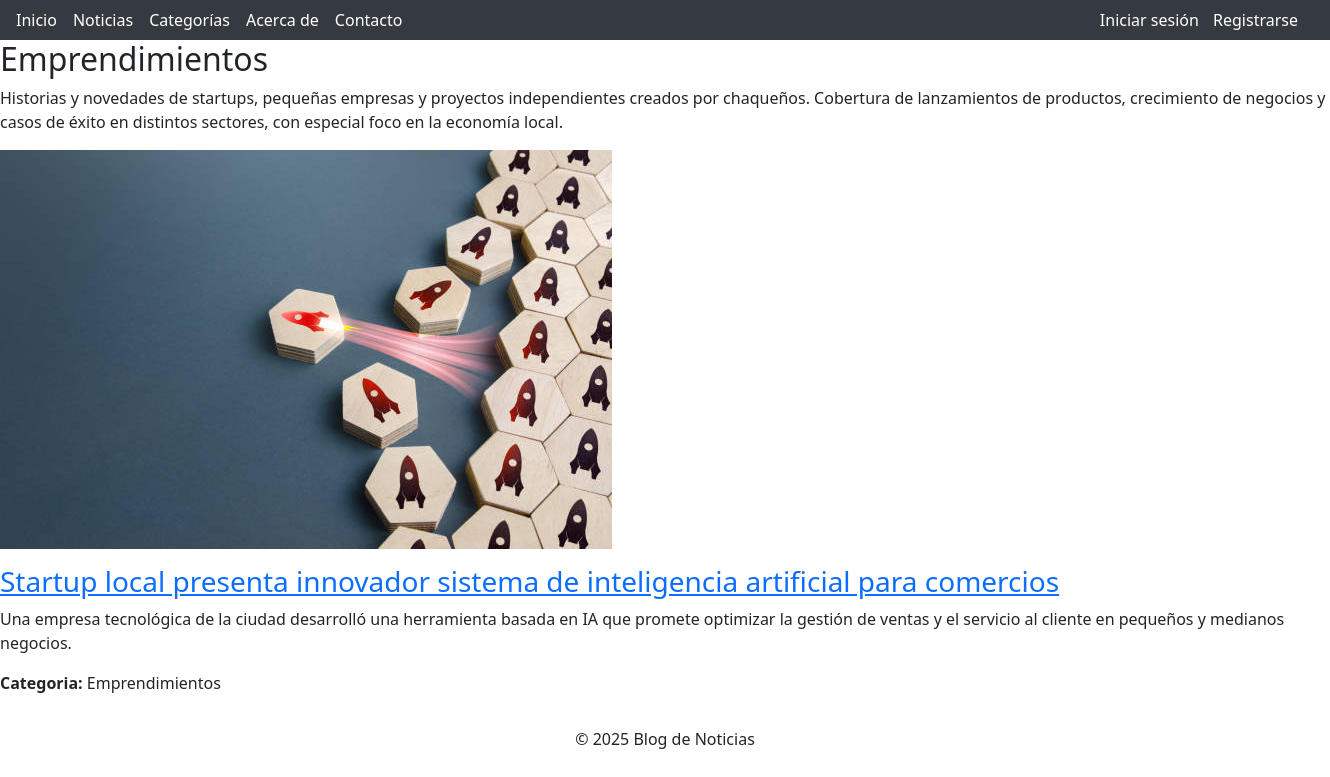
/noticias/filtrar/2, run on an earlier commit of the app's database.
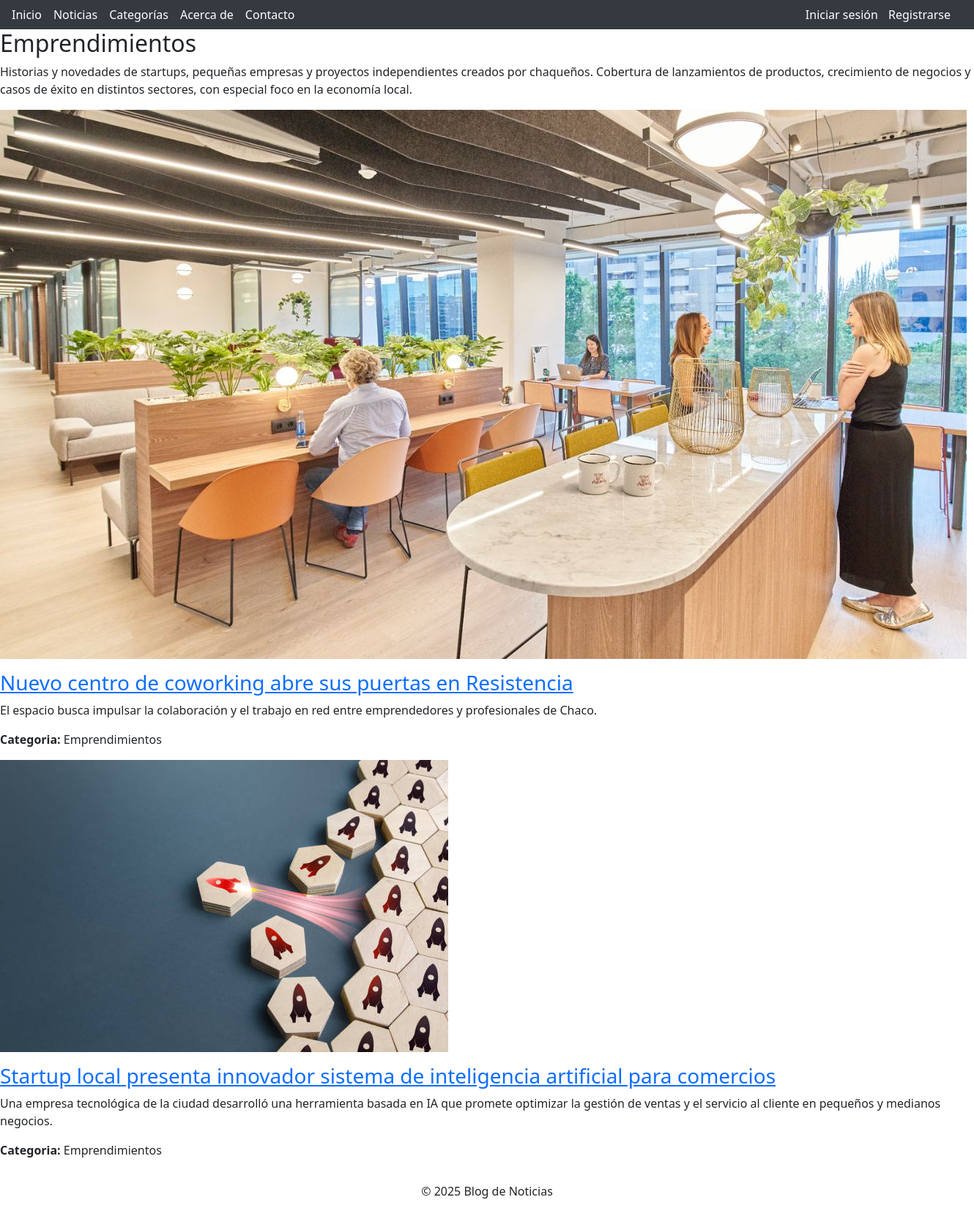
And on a later commit of the database.
### apps/noticias/models.py (models this page shows, shortened)
class Noticia(models.Model):
    titulo = models.CharField(max_length=200)
    resumen = models.TextField(max_length=300, blank=True)
    contenido = models.TextField()
    imagen = models.ImageField(upload_to='noticias/', blank=True, null=True)
    categoria = models.ForeignKey(Categoria, on_delete=models.SET_NULL, null=True)
    fecha_creacion = models.DateTimeField(auto_now_add=True)
    fecha_actualizacion = models.DateTimeField(auto_now=True)
    class Meta:
        ordering = ['-fecha_creacion']

### apps/categorias/models.py (models this page shows)
class Categoria(models.Model):
    nombre = models.CharField(max_length=30, unique=True)
    descripcion = models.CharField(max_length=300)
    imagen = models.ImageField(upload_to='categorias')
    def __str__(self):
        return self.nombre

### apps/noticias/views.py (the view)
# urls.py: path('filtrar/<int:pk>', views.Filtrado_Por_Categorias, name= 'path_filtrar_por_categoria_noticias')
def Filtrado_Por_Categorias(request, pk):
    categoria_filtro= Categoria.objects.get(pk = pk)
    noticias_filtradas = Noticia.objects.filter(categoria = categoria_filtro )
    return render (request, 'noticias/filtrado_noticias.html', {'noticias': noticias_filtradas, 'categoria': categoria_filtro})

### templates/noticias/filtrado_noticias.html (shortened to what this page needs)
{% extends 'base.html' %}
{% block content %}
<h2>{{categoria.nombre}}</h2>
<p>{{categoria.descripcion}}</p>
<div>
    {% if noticias %}
        {% for noticia in  noticias %}
            {% if noticia.imagen %}
                <p><img src="{{ noticia.imagen.url }}"></p>
            {% else %}
                <p>No hay imagen disponible</p>
            {% endif %}
            <h3><a href="{% url 'noticias:path_detalle_noticias' noticia.pk %}">{{ noticia.titulo }}</a></h3>
            <p>{{ noticia.resumen }}</p>
            <p><strong> Categoria: </strong> {{ noticia.categoria }}</p>
        {% endfor %}
    {% else %}
        <p>Aún no existen noticias para esta categoria</p>
    {% endif %}
</div>
{% endblock %}

What changed in the data, as far as the page shows it:
added Noticia: imagen (picture), titulo "Nuevo centro de coworking abre sus puertas en Resistencia", resumen "El espacio busca impulsar la colaboración y el trabajo en red entre emprendedores y profesionales de Chaco.", categoria "Emprendimientos"
